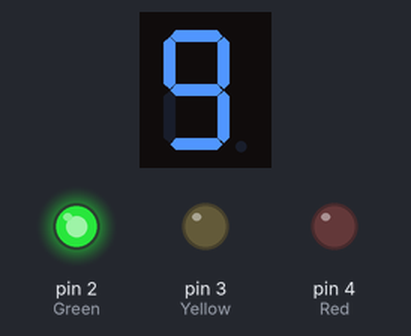
A sketch run on a simulated Arduino Uno, built with avr-gcc and run on an emulated ATmega328P. Parts: 1-digit seven-segment display, output pins drawn as LEDs (lit = HIGH). Wiring (inferred from the names in the program): 1-digit 7-segment display, segments lit when LOW: segments pin 5, pin 6, pin 7, pin 8, pin 9, pin 10, pin 11. The segment pins are drawn as the display they are named for; pins used as bus, display or sensor lines are not drawn.

Above: at 0.1 s.
At 3.1 s:
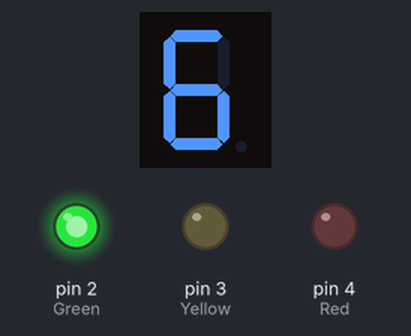
At 7.1 s:
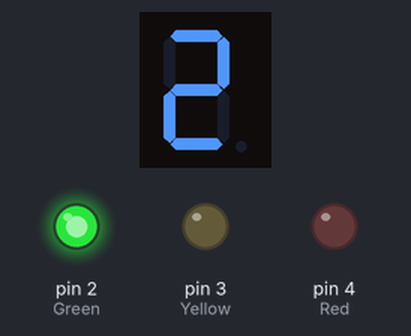
At 14.1 s:
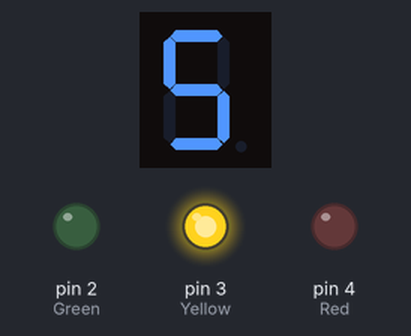
At 21.1 s:
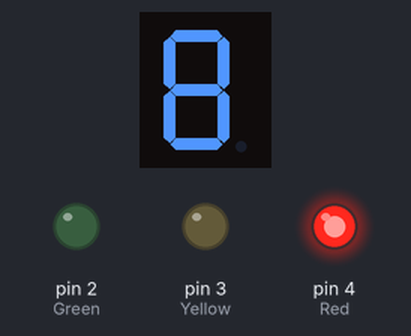
At 29.1 s:
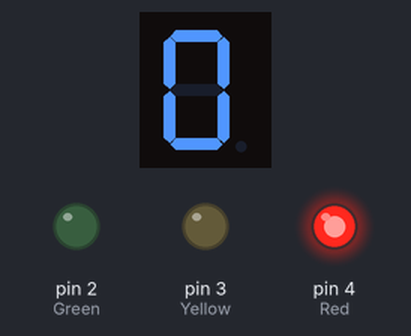
Timing chart, 0 to 31.5 s (numbered marks = the images above):
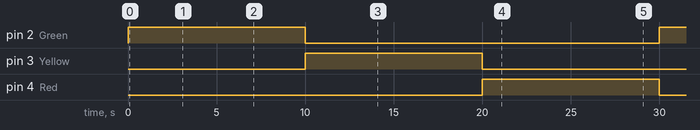

Measured:
- by itself, pin 2 (Green): LOW → HIGH at 0.00 s, → LOW 10.0 s later, → HIGH 20.0 s later
- by itself, pin 3 (Yellow): LOW → HIGH at 10.0 s, → LOW 10.0 s later
- by itself, pin 4 (Red): LOW → HIGH at 20.0 s, → LOW 10.0 s later
- what the display in image 1 shows lasts 1.0 s, from 3.0 s to 4.0 s

The sketch:

circuit_3.ino
```cpp
int Green = 2, Yellow = 3, Red = 4;
int a = 5, b = 6, c = 7, d = 8,
	e = 9, f = 10, g = 11;

void setup() {
  for(int i = 2; i <= 11; i++)
    pinMode(i, OUTPUT);

}

void ShowNumber0() {
  for(int i = 5; i <= 11; i++) {
    digitalWrite(i, LOW);
  }
  digitalWrite(g, HIGH);
}

void ShowNumber1()
{
  for(int i = 5; i <= 11; i++) {
    digitalWrite(i, HIGH);
  }
  digitalWrite(b, LOW);
  digitalWrite(c, LOW);
}

void ShowNumber2() {
  for(int i = 5; i <= 11; i++) {
    digitalWrite(i, LOW);
  }
  digitalWrite(c, HIGH);
  digitalWrite(f, HIGH);
}

void ShowNumber3() {
  for(int i = 5; i <= 11; i++) {
    digitalWrite(i, LOW);
  }
  digitalWrite(e, HIGH);
  digitalWrite(f, HIGH);
}

void ShowNumber4() {
  for(int i = 6; i <= 11; i++) {
    digitalWrite(i, LOW);
  }
  digitalWrite(a, HIGH);
  digitalWrite(d, HIGH);
  digitalWrite(e, HIGH);
}

void ShowNumber5() {
  for(int i = 5; i <= 11; i++) {
    digitalWrite(i, LOW);
  }
  digitalWrite(b, HIGH);
  digitalWrite(e, HIGH);
}

void ShowNumber6() {
  for(int i = 5; i <= 11; i++) {
    digitalWrite(i, LOW);
  }
  digitalWrite(b, HIGH);
}

void ShowNumber7() {
  for(int i = 8;i <= 11;i++) {
    digitalWrite(i, HIGH);
  }
  digitalWrite(a, LOW);
  digitalWrite(b, LOW);
  digitalWrite(c, LOW);
}

void ShowNumber8() {
  for(int i = 5; i <= 11; i++) {
    digitalWrite(i, LOW);
  }
}

void ShowNumber9() {
  for(int i = 5; i <= 11; i++) {
    digitalWrite(i, LOW);
  }
  digitalWrite(e, HIGH);
}

void ShowLedsNumber() {
  ShowNumber9();
  delay(1000);
  ShowNumber8();
  delay(1000);
  ShowNumber7();
  delay(1000);
  ShowNumber6();
  delay(1000);
  ShowNumber5();
  delay(1000);
  ShowNumber4();
  delay(1000);
  ShowNumber3();
  delay(1000);
  ShowNumber2();
  delay(1000);
  ShowNumber1();
  delay(1000);
  ShowNumber0();
  delay(1000);
}

void loop() {
  digitalWrite(Red, LOW);
  digitalWrite(Yellow, LOW);
  digitalWrite(Green, HIGH);
  ShowLedsNumber();

  digitalWrite(Red, LOW);
  digitalWrite(Yellow, HIGH);
  digitalWrite(Green, LOW);
  ShowLedsNumber();

  digitalWrite(Red, HIGH);
  digitalWrite(Yellow, LOW);
  digitalWrite(Green, LOW);
  ShowLedsNumber();
}
```
